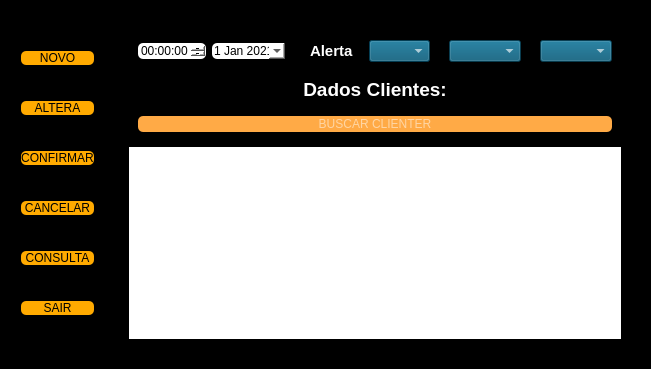
      <widget class="QWidget" name="atendimento">
       <property name="styleSheet">
        <string notr="true">background-color: rgb(0, 0, 0);</string>
       </property>
       <layout class="QHBoxLayout" name="horizontalLayout_5">
        <item>
         <widget class="QFrame" name="frame">
          <property name="frameShape">
           <enum>QFrame::StyledPanel</enum>
          </property>
          <property name="frameShadow">
           <enum>QFrame::Raised</enum>
          </property>
          <layout class="QVBoxLayout" name="verticalLayout_3">
           <item>
            <widget class="QPushButton" name="pushButton_novo">
             <property name="styleSheet">
              <string notr="true">color: rgb(0, 0, 0);
background-color: rgb(255, 170, 0);
font: 16pt &quot;MS Shell Dlg 2&quot;;
border-style:outset;
border-radius:5px;
border-width:0px;
</string>
             </property>
             <property name="text">
              <string>NOVO</string>
             </property>
             <property name="icon">
              <iconset>
               <normaloff>Agenda/icon/NOVO.png</normaloff>Agenda/icon/NOVO.png</iconset>
             </property>
             <property name="iconSize">
              <size>
               <width>25</width>
               <height>25</height>
              </size>
             </property>
            </widget>
           </item>
           <item>
            <widget class="QPushButton" name="pushButton_altera">
             <property name="styleSheet">
              <string notr="true">color: rgb(0, 0, 0);
background-color: rgb(255, 170, 0);
font: 16pt &quot;MS Shell Dlg 2&quot;;
border-style:outset;
border-radius:5px;
border-width:0px;
</string>
             </property>
             <property name="text">
              <string>ALTERA</string>
             </property>
             <property name="icon">
              <iconset>
               <normaloff>Agenda/icon/altera.png</normaloff>Agenda/icon/altera.png</iconset>
             </property>
             <property name="iconSize">
              <size>
               <width>25</width>
               <height>25</height>
              </size>
             </property>
            </widget>
           </item>
           <item>
            <widget class="QPushButton" name="pushButton_confirma">
             <property name="styleSheet">
              <string notr="true">color: rgb(0, 0, 0);
background-color: rgb(255, 170, 0);
font: 16pt &quot;MS Shell Dlg 2&quot;;
border-style:outset;
border-radius:5px;
border-width:0px;
</string>
             </property>
             <property name="text">
              <string>CONFIRMAR</string>
             </property>
             <property name="icon">
              <iconset>
               <normaloff>Agenda/icon/CONFIRMA.png</normaloff>Agenda/icon/CONFIRMA.png</iconset>
             </property>
             <property name="iconSize">
              <size>
               <width>25</width>
               <height>25</height>
              </size>
             </property>
             <property name="shortcut">
              <string>Enter</string>
             </property>
            </widget>
           </item>
           <item>
            <widget class="QPushButton" name="pushButton_cancela">
             <property name="styleSheet">
              <string notr="true">color: rgb(0, 0, 0);
background-color: rgb(255, 170, 0);
font: 16pt &quot;MS Shell Dlg 2&quot;;
border-style:outset;
border-radius:5px;
border-width:0px;
</string>
             </property>
             <property name="text">
              <string>CANCELAR</string>
             </property>
             <property name="icon">
              <iconset>
               <normaloff>C:/Users/User/.designer/backup/Agenda/SAIR.png</normaloff>C:/Users/User/.designer/backup/Agenda/SAIR.png</iconset>
             </property>
             <property name="iconSize">
              <size>
               <width>22</width>
               <height>24</height>
              </size>
             </property>
            </widget>
           </item>
           <item>
            <widget class="QPushButton" name="pushButton_consulta">
             <property name="styleSheet">
              <string notr="true">color: rgb(0, 0, 0);
background-color: rgb(255, 170, 0);
font: 16pt &quot;MS Shell Dlg 2&quot;;
border-style:outset;
border-radius:5px;
border-width:0px;
</string>
             </property>
             <property name="text">
              <string>CONSULTA</string>
             </property>
             <property name="icon">
              <iconset>
               <normaloff>Agenda/icon/consulta.png</normaloff>Agenda/icon/consulta.png</iconset>
             </property>
             <property name="iconSize">
              <size>
               <width>28</width>
               <height>29</height>
              </size>
             </property>
            </widget>
           </item>
           <item>
            <widget class="QPushButton" name="pushButton_sair">
             <property name="styleSheet">
              <string notr="true">color: rgb(0, 0, 0);
background-color: rgb(255, 170, 0);
font: 16pt &quot;MS Shell Dlg 2&quot;;
border-style:outset;
border-radius:5px;
border-width:0px;
</string>
             </property>
             <property name="text">
              <string>SAIR</string>
             </property>
             <property name="icon">
              <iconset>
               <normaloff>Agenda/icon/SAIR.png</normaloff>Agenda/icon/SAIR.png</iconset>
             </property>
             <property name="iconSize">
              <size>
               <width>25</width>
               <height>25</height>
              </size>
             </property>
            </widget>
           </item>
          </layout>
         </widget>
        </item>
        <item>
         <widget class="QFrame" name="frame_fundo_atendimento">
          <property name="styleSheet">
           <string notr="true">background-color: rgb(0, 0, 0);</string>
          </property>
          <property name="frameShape">
           <enum>QFrame::StyledPanel</enum>
          </property>
          <property name="frameShadow">
           <enum>QFrame::Raised</enum>
          </property>
          <layout class="QHBoxLayout" name="horizontalLayout_7">
           <item>
            <widget class="QFrame" name="frame_2_claro">
             <property name="styleSheet">
              <string notr="true">QFrame{
border:0px;
 background: none;
}</string>
             </property>
             <property name="frameShape">
              <enum>QFrame::StyledPanel</enum>
             </property>
             <property name="frameShadow">
              <enum>QFrame::Raised</enum>
             </property>
             <layout class="QVBoxLayout" name="verticalLayout_11">
              <item>
               <widget class="QFrame" name="frame_data_hora">
                <property name="frameShape">
                 <enum>QFrame::StyledPanel</enum>
                </property>
                <property name="frameShadow">
                 <enum>QFrame::Raised</enum>
                </property>
                <layout class="QHBoxLayout" name="horizontalLayout_8">
                 <item>
                  <widget class="QTimeEdit" name="timeEdit">
                   <property name="styleSheet">
                    <string notr="true">color: rgb(0, 0, 0);
background-color: rgb(255, 255, 255);
font: 10pt &quot;MS Shell Dlg 2&quot;;
border-style:outset;
border-radius:5px;
border-width:0px;
</string>
                   </property>
                   <property name="wrapping">
                    <bool>false</bool>
                   </property>
                   <property name="alignment">
                    <set>Qt::AlignCenter</set>
                   </property>
                   <property name="buttonSymbols">
                    <enum>QAbstractSpinBox::PlusMinus</enum>
                   </property>
                   <property name="correctionMode">
                    <enum>QAbstractSpinBox::CorrectToNearestValue</enum>
                   </property>
                   <property name="currentSection">
                    <enum>QDateTimeEdit::MinuteSection</enum>
                   </property>
                   <property name="calendarPopup">
                    <bool>false</bool>
                   </property>
                  </widget>
                 </item>
                 <item>
                  <widget class="QDateEdit" name="dateEdit">
                   <property name="toolTip">
                    <string>DATA</string>
                   </property>
                   <property name="styleSheet">
                    <string notr="true">color: rgb(0, 0, 0);
background-color: rgb(255, 255, 255);
font: 12pt &quot;MS Shell Dlg 2&quot;;
border-style:outset;
border-radius:5px;
border-width:0px;
</string>
                   </property>
                   <property name="frame">
                    <bool>true</bool>
                   </property>
                   <property name="buttonSymbols">
                    <enum>QAbstractSpinBox::NoButtons</enum>
                   </property>
                   <property name="specialValueText">
                    <string>DATA</string>
                   </property>
                   <property name="correctionMode">
                    <enum>QAbstractSpinBox::CorrectToNearestValue</enum>
                   </property>
                   <property name="currentSection">
                    <enum>QDateTimeEdit::DaySection</enum>
                   </property>
                   <property name="calendarPopup">
                    <bool>true</bool>
                   </property>
                   <property name="currentSectionIndex">
                    <number>0</number>
                   </property>
                   <property name="timeSpec">
                    <enum>Qt::OffsetFromUTC</enum>
                   </property>
                   <property name="date">
                    <date>
                     <year>2021</year>
                     <month>1</month>
                     <day>1</day>
                    </date>
                   </property>
                  </widget>
                 </item>
                 <item>
                  <widget class="QCheckBox" name="checkBox">
                   <property name="font">
                    <font>
                     <pointsize>11</pointsize>
                     <weight>75</weight>
                     <bold>true</bold>
                    </font>
                   </property>
                   <property name="layoutDirection">
                    <enum>Qt::LeftToRight</enum>
                   </property>
                   <property name="styleSheet">
                    <string notr="true">background-color: rgb(255, 255, 255,0);
color: rgb(255, 255, 255);</string>
                   </property>
                   <property name="text">
                    <string>Alerta </string>
                   </property>
                   <property name="icon">
                    <iconset>
                     <normaloff>icon/usuario_button.png</normaloff>icon/usuario_button.png</iconset>
                   </property>
                   <property name="iconSize">
                    <size>
                     <width>30</width>
                     <height>30</height>
                    </size>
                   </property>
                   <property name="checked">
                    <bool>false</bool>
                   </property>
                   <property name="autoRepeat">
                    <bool>false</bool>
                   </property>
                  </widget>
                 </item>
                 <item>
                  <widget class="QComboBox" name="comboBox_re">
                   <property name="styleSheet">
                    <string notr="true">background-color: rgb(2, 85, 117,222);
color: rgb(255, 255, 255);</string>
                   </property>
                   <item>
                    <property name="text">
                     <string/>
                    </property>
                   </item>
                   <item>
                    <property name="text">
                     <string>alerta</string>
                    </property>
                   </item>
                   <item>
                    <property name="text">
                     <string/>
                    </property>
                   </item>
                  </widget>
                 </item>
                 <item>
                  <widget class="QLabel" name="label_2">
                   <property name="styleSheet">
                    <string notr="true"/>
                   </property>
                   <property name="text">
                    <string/>
                   </property>
                   <property name="pixmap">
                    <pixmap>icon/cil-speech.png</pixmap>
                   </property>
                   <property name="alignment">
                    <set>Qt::AlignCenter</set>
                   </property>
                  </widget>
                 </item>
                 <item>
                  <widget class="QComboBox" name="combo_atendimento">
                   <property name="styleSheet">
                    <string notr="true">background-color: rgb(2, 85, 117,150);
color: rgb(255, 255, 255);</string>
                   </property>
                  </widget>
                 </item>
                 <item>
                  <widget class="QLabel" name="label_3">
                   <property name="styleSheet">
                    <string notr="true"/>
                   </property>
                   <property name="text">
                    <string/>
                   </property>
                   <property name="pixmap">
                    <pixmap>icon/cil-user-follow - Copia.png</pixmap>
                   </property>
                   <property name="alignment">
                    <set>Qt::AlignCenter</set>
                   </property>
                  </widget>
                 </item>
                 <item>
                  <widget class="QComboBox" name="combo_profissao">
                   <property name="styleSheet">
                    <string notr="true">background-color: rgb(2, 85, 117,150);
color: rgb(255, 255, 255);</string>
                   </property>
                  </widget>
                 </item>
                </layout>
               </widget>
              </item>
              <item>
               <widget class="QLabel" name="label_dadosclientes">
                <property name="font">
                 <font>
                  <pointsize>14</pointsize>
                  <weight>75</weight>
                  <bold>true</bold>
                 </font>
                </property>
                <property name="styleSheet">
                 <string notr="true">background-color: rgba(0, 5, 3, 0);
color: rgb(255, 255, 255);</string>
                </property>
                <property name="text">
                 <string>Dados Clientes:</string>
                </property>
                <property name="alignment">
                 <set>Qt::AlignCenter</set>
                </property>
               </widget>
              </item>
              <item>
               <widget class="QFrame" name="chama_clientes">
                <property name="frameShape">
                 <enum>QFrame::StyledPanel</enum>
                </property>
                <property name="frameShadow">
                 <enum>QFrame::Raised</enum>
                </property>
                <layout class="QVBoxLayout" name="verticalLayout_8">
                 <item>
                  <widget class="QLineEdit" name="busca_cliente_atendimento">
                   <property name="styleSheet">
                    <string notr="true">font: 87 14pt &quot;Arial Black&quot;;
color: rgb(255, 255, 255);
background-color: rgb(255, 170, 70);
border-style:outset;
border-radius:5px;
border-width:0px;
</string>
                   </property>
                   <property name="alignment">
                    <set>Qt::AlignCenter</set>
                   </property>
                   <property name="placeholderText">
                    <string>BUSCAR CLIENTER</string>
                   </property>
                   <property name="clearButtonEnabled">
                    <bool>true</bool>
                   </property>
                  </widget>
                 </item>
                </layout>
               </widget>
              </item>
              <item>
               <widget class="QListWidget" name="listWidget">
                <property name="styleSheet">
                 <string notr="true">background: url(&quot;D:/pytho willow/vs/icon/test.png&quot;) no-repeat;
color: rgb(255, 0, 0);
font: 75 24pt &quot;MS Shell Dlg 2&quot;;</string>
                </property>
                <property name="frameShape">
                 <enum>QFrame::HLine</enum>
                </property>
                <property name="editTriggers">
                 <set>QAbstractItemView::NoEditTriggers</set>
                </property>
               </widget>
              </item>
             </layout>
            </widget>
           </item>
          </layout>
         </widget>
        </item>
       </layout>
      </widget>
